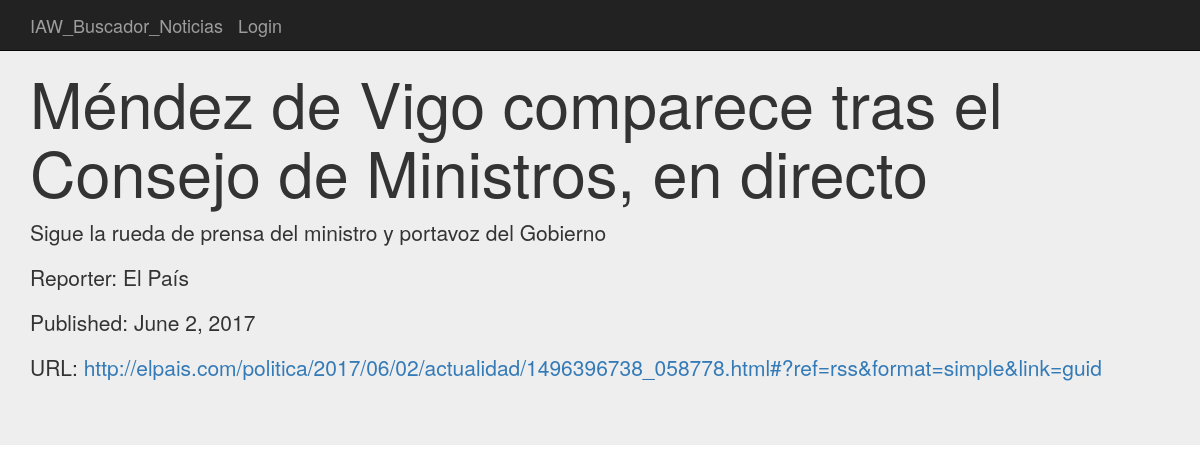
The app's page /articulo/98/ with its own data.
### buscador/models.py (models this page shows)
class Articulo (models.Model):
	titulo = models.CharField(max_length=100)
	url =  models.URLField(max_length=200,unique=True)
	descripcion = models.CharField(max_length=1000)
	fecha = models.DateTimeField(auto_now_add=True, blank=True)
	periodico = models.ForeignKey(Periodico)
	categoria = models.ManyToManyField(Categoria)
	author = models.CharField(max_length=100)

### buscador/views.py (the view)
# urls.py: url(r'^articulo/(?P<pk>[0-9]+)/$', ArticleDetailView.as_view(), name='article-detail'),
class ArticleDetailView(DetailView):
	model = Articulo
	template_name="article_detail.html"

### buscador/templates/article_detail.html
{% extends 'base.html' %}
{%block contenido%}
{% load static %}
{% url "like" pk=object.id as like_url %}
		<div class="jumbotron">
			<div class="container">
				<h1>{{ object.titulo }}</h1>
				<p>{{ object.descripcion }}</p>
				<p>Reporter: {{ object.author }}</p>
				<p>Published: {{ object.fecha|date }}</p>
				<p>URL: <a href="{{ object.url }}"> {{ object.url }} </a> </p>
			</div>
		</div>
{%endblock%}

### records on screen
Articulo: titulo "Méndez de Vigo comparece tras el Consejo de Ministros, en directo", descripcion "Sigue la rueda de prensa del ministro y portavoz del Gobierno", author "El País", fecha "June 2, 2017", url "http://elpais.com/politica/2017/06/02/actualidad/1496396738_058778.html#?ref=rss&format=simple&link=guid"
